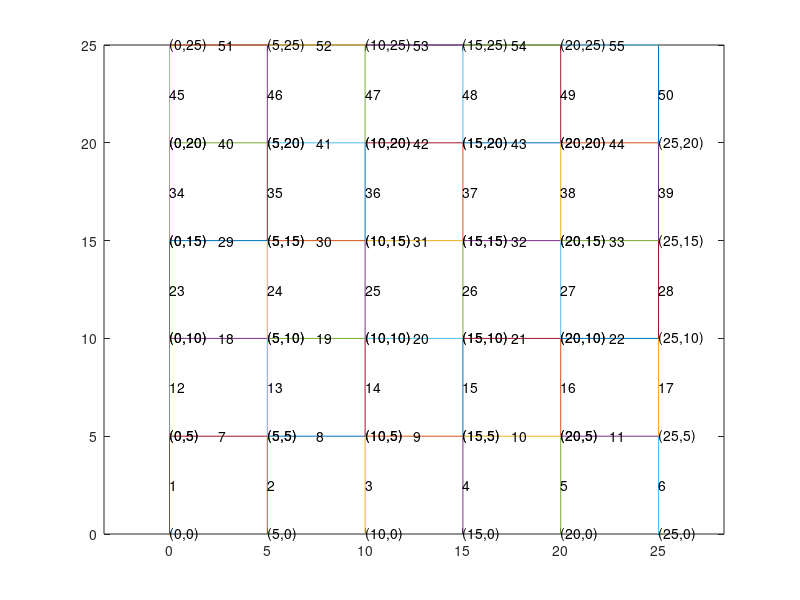

Reproduce this figure in MATLAB.
clear all
clc
bw=input('b=');
yw=input('h=');
bx=input('bx=');
by=input('by=');
n=(bx+1)*(by+1);
p=((2*bx)+1)*by;
k=0;
z=0;
for j=1:n
    a(j,1)=j;
end
for s=1:bx+1
    z=0;
    for i=s:bx+1:n
        a(i,2)=k;
        a(i,3)=z;
        z=z+yw;
    end
    k=k+bw;
end
for j=1:p
    m(j,1)=j;
end
for by=1:by
for i=1:p
    if (i<=(bx+1))
        m(i,2)=i;
        m(i,3)=m(i,2)+(bx+1);
    elseif (i>=((bx+2)+((by-1)*((2*bx)+1))) && i<((bx+2)+((by-1)*((2*bx)+1))+bx))
        m(i,2)=i-((by-1)*bx);
        m(i,3)=m(i,2)+1;
    end
end
end
for by=2:by
for i=1:p  
     if (i<=(bx+1))
        m(i,2)=i;
        m(i,3)=m(i,2)+(bx+1);
     elseif (i>=((2*(bx+1))+((2*bx+1)*(by-2))))&&(i<=((2*(bx+1))+((2*bx+1)*(by-2))+bx))
            m(i,2)=i-((by-1)*bx);
            m(i,3)=m(i,2)+bx+1;
     end
end
end
disp(a)
disp(m)
figure(1)
for g=1:p
    x1=a(m(g,2),2);
    x2=a(m(g,3),2);
    y1=a(m(g,2),3);
    y2=a(m(g,3),3);
    X=[x1 x2];
    Y=[y1 y2];
    plot(X,Y)
    str=sprintf('(%d,%d)',x1,y1);
    text(x1,y1,str);
    str2=sprintf('%d',g);
    text((x1+x2)/2,(y1+y2)/2,str2);
    hold on
end
xlim=(-3+(bx-bw)+3);
ylim=(-3+(by-yw)+3);
axis('equal')